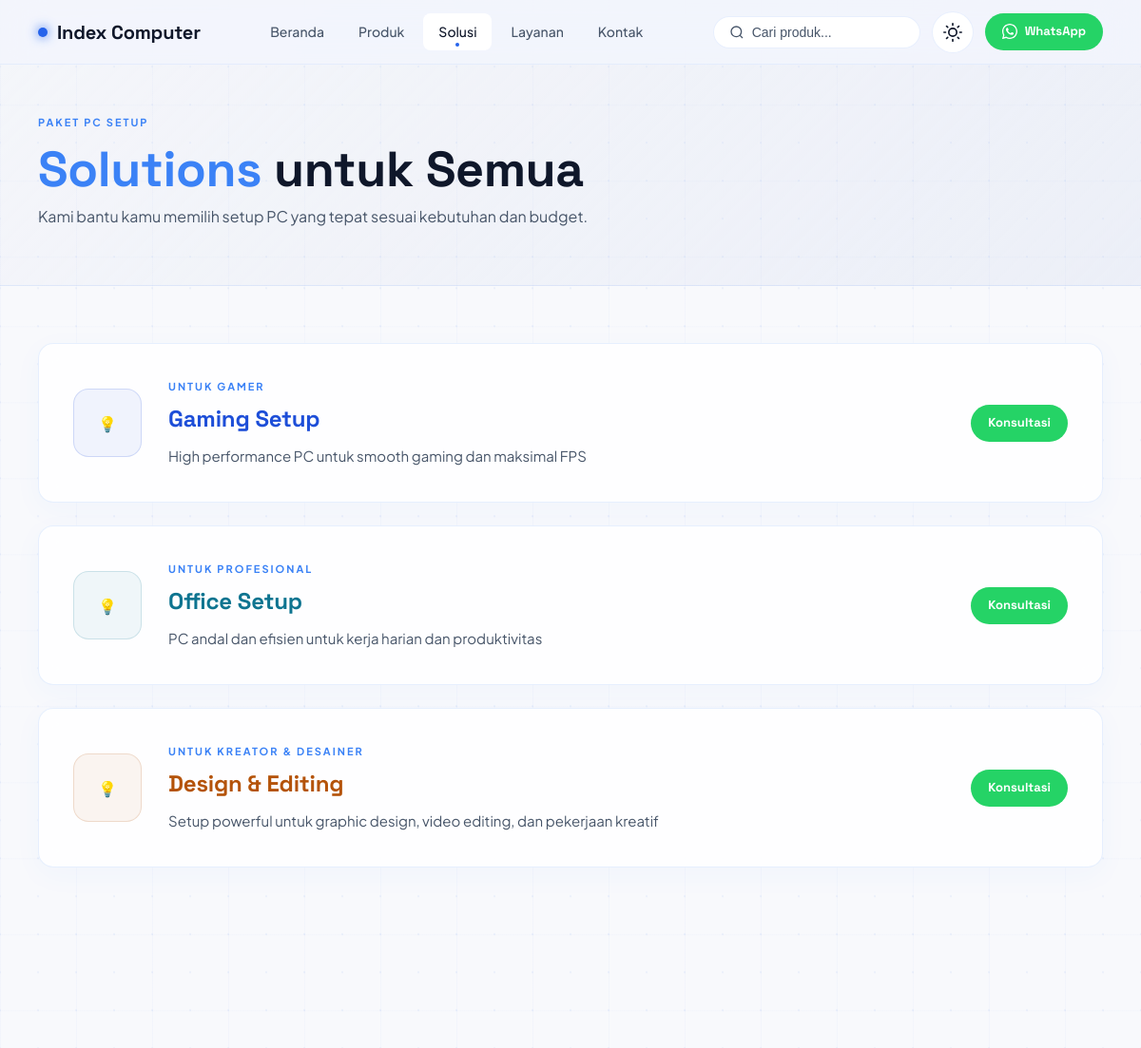
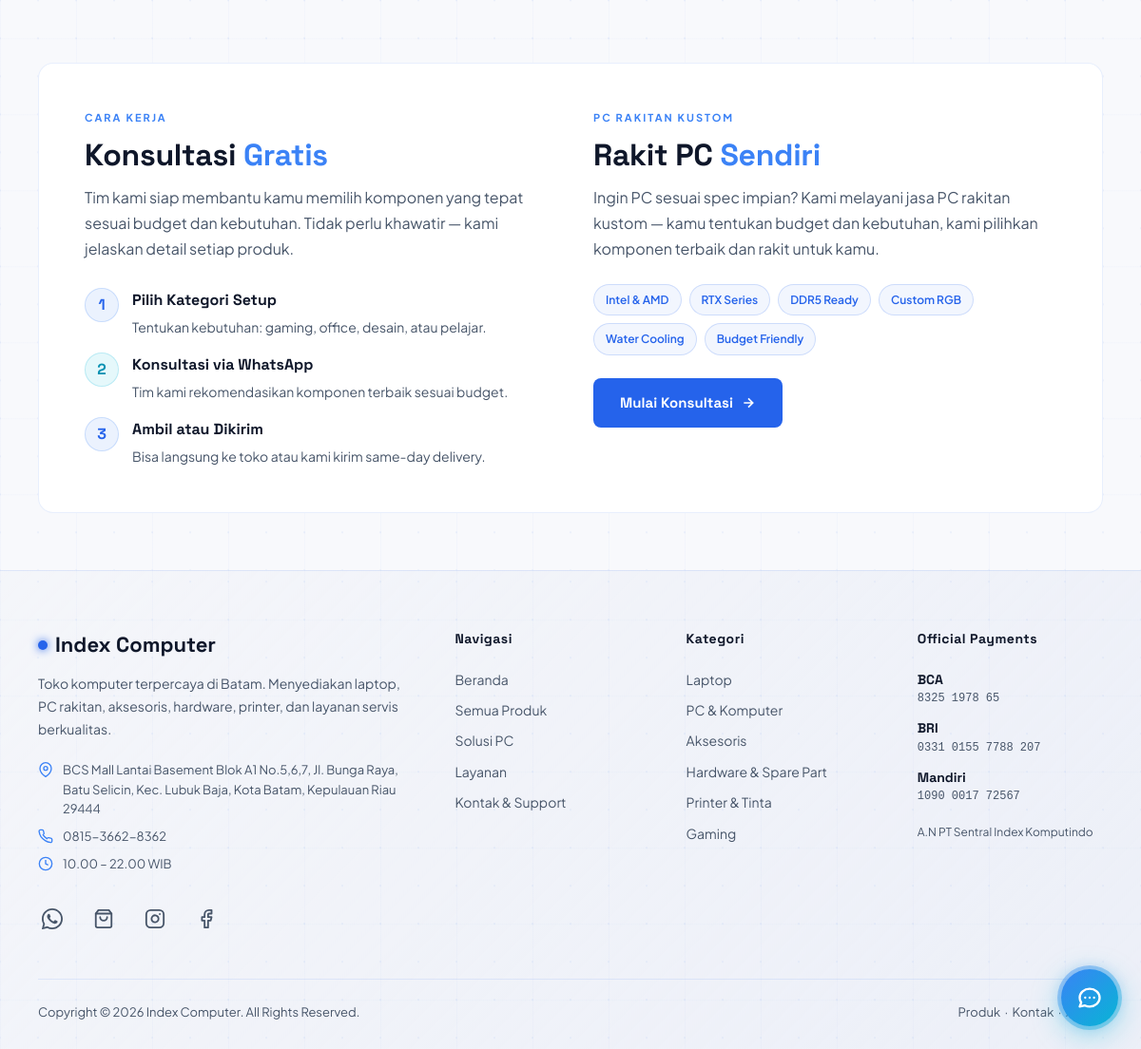
Screenshot of /psw/solutions.php with the database file from the repository (2 pictures, top to bottom).
### tables this page shows
CREATE TABLE `solutions` (
  `id` int(11) NOT NULL,
  `name` varchar(200) NOT NULL,
  `slug` varchar(200) NOT NULL,
  `target` varchar(100) DEFAULT NULL,
  `description` text DEFAULT NULL,
  `image_url` varchar(500) DEFAULT NULL,
  `is_active` tinyint(1) DEFAULT 1,
  `created_at` timestamp NULL DEFAULT current_timestamp()
);

### psw/solutions.php (the view, shortened to what this page needs)
<?php
$db = getDB();
$solutions = $db->query("SELECT * FROM solutions WHERE is_active=1")->fetchAll();
$solutionIcons = [
    'gaming-setup'   => '<svg viewBox="0 0 24 24" fill="none" stroke="currentColor" stroke-width="1.75" stroke-linecap="round" stroke-linejoin="round"><rect x="2" y="6" width="20" height="12" rx="4"/><line x1="6" y1="12" x2="10" y2="12"/><line x1="8" y1="10" x2="8" y2="14"/><circle cx="15" cy="11" r="1" fill="currentColor" stroke="none"/><circle cx="18" cy="13" r="1" fill="currentColor" stroke="none"/></svg>',
    'office-setup'   => '<svg viewBox="0 0 24 24" fill="none" stroke="currentColor" stroke-width="1.75" stroke-linecap="round" stroke-linejoin="round"><rect x="2" y="7" width="20" height="14" rx="2"/><path d="M16 21V5a2 2 0 0 0-2-2h-4a2 2 0 0 0-2 2v16"/></svg>',
    'design-editing' => '<svg viewBox="0 0 24 24" fill="none" stroke="currentColor" stroke-width="1.75" stroke-linecap="round" stroke-linejoin="round"><path d="M12 19l7-7 3 3-7 7-3-3z"/><path d="M18 13l-1.5-7.5L2 2l3.5 14.5L13 18l5-5z"/><path d="M2 2l7.586 7.586"/><circle cx="11" cy="11" r="2"/></svg>',
    'student-setup'  => '<svg viewBox="0 0 24 24" fill="none" stroke="currentColor" stroke-width="1.75" stroke-linecap="round" stroke-linejoin="round"><path d="M2 3h6a4 4 0 0 1 4 4v14a3 3 0 0 0-3-3H2z"/><path d="M22 3h-6a4 4 0 0 0-4 4v14a3 3 0 0 1 3-3h7z"/></svg>'
];
require_once 'php/header.php';
?>
<div class="page-hero">
  <div class="page-hero-content">
    <div class="section-tag">Paket PC Setup</div>
    <h1 class="page-title"><span>Solutions</span> untuk Semua</h1>
    <p class="page-subtitle">Kami bantu kamu memilih setup PC yang tepat sesuai kebutuhan dan budget.</p>
  </div>
</div>
<section style="padding:60px 40px;">
  <div class="container">
    <div class="solutions-page-grid">
      <?php foreach ($solutions as $sol):
        $icon  = $solutionIcons[$sol['slug']] ?? '💡';
      ?>
      <div class="solution-page-card" id="<?= htmlspecialchars($sol['slug']) ?>">
        <div class="solution-img">
          <?= $icon ?>
        </div>
        <div class="solution-info">
          <div class="solution-tag-label">Untuk <?= htmlspecialchars($sol['target']) ?></div>
          <div class="solution-page-name"><?= htmlspecialchars($sol['name']) ?></div>
          <div class="solution-page-desc"><?= htmlspecialchars($sol['description']) ?></div>
        </div>
        <a href="https://wa.me/<?= SITE_WHATSAPP ?>?text=Halo,%20saya%20tertarik%20dengan%20<?= urlencode($sol['name']) ?>.%20Bisa%20bantu%20konsultasi?" target="_blank" class="btn-wa" style="white-space:nowrap;flex-shrink:0;">
          Konsultasi
        </a>
      </div>
      <?php endforeach; ?>
    </div>
    <div class="solutions-info-grid">
      <div>
        <div class="section-tag">Cara Kerja</div>
        <h2 class="section-title solutions-info-title">Konsultasi <span>Gratis</span></h2>
        <p style="color:var(--text-muted);margin-top:12px;line-height:1.7;">Tim kami siap membantu kamu memilih komponen yang tepat sesuai budget dan kebutuhan. Tidak perlu khawatir — kami jelaskan detail setiap produk.</p>
        <div style="margin-top:28px;display:flex;flex-direction:column;gap:16px;">
          <div style="display:flex;gap:14px;align-items:flex-start;">
            <div style="width:36px;height:36px;background:rgba(59,130,246,0.1);border:1px solid rgba(59,130,246,0.2);border-radius:50%;display:flex;align-items:center;justify-content:center;font-family:var(--font-display);font-weight:800;color:var(--accent);flex-shrink:0;">1</div>
            <div><div style="font-family:var(--font-display);font-weight:700;margin-bottom:4px;">Pilih Kategori Setup</div><div style="font-size:14px;color:var(--text-muted);">Tentukan kebutuhan: gaming, office, desain, atau pelajar.</div></div>
          </div>
          <div style="display:flex;gap:14px;align-items:flex-start;">
            <div style="width:36px;height:36px;background:rgba(6,182,212,0.1);border:1px solid rgba(6,182,212,0.2);border-radius:50%;display:flex;align-items:center;justify-content:center;font-family:var(--font-display);font-weight:800;color:var(--accent-2);flex-shrink:0;">2</div>
            <div><div style="font-family:var(--font-display);font-weight:700;margin-bottom:4px;">Konsultasi via WhatsApp</div><div style="font-size:14px;color:var(--text-muted);">Tim kami rekomendasikan komponen terbaik sesuai budget.</div></div>
          </div>
          <div style="display:flex;gap:14px;align-items:flex-start;">
            <div style="width:36px;height:36px;background:rgba(59,130,246,0.1);border:1px solid rgba(59,130,246,0.2);border-radius:50%;display:flex;align-items:center;justify-content:center;font-family:var(--font-display);font-weight:800;color:var(--accent);flex-shrink:0;">3</div>
            <div><div style="font-family:var(--font-display);font-weight:700;margin-bottom:4px;">Ambil atau Dikirim</div><div style="font-size:14px;color:var(--text-muted);">Bisa langsung ke toko atau kami kirim same-day delivery.</div></div>
          </div>
        </div>
      </div>
      <div>
        <div class="section-tag">PC Rakitan Kustom</div>
        <h2 class="section-title solutions-info-title">Rakit PC <span>Sendiri</span></h2>
        <p style="color:var(--text-muted);margin-top:12px;line-height:1.7;">Ingin PC sesuai spec impian? Kami melayani jasa PC rakitan kustom — kamu tentukan budget dan kebutuhan, kami pilihkan komponen terbaik dan rakit untuk kamu.</p>
        <div style="margin-top:24px;display:flex;flex-wrap:wrap;gap:8px;">
          <?php foreach (['Intel & AMD', 'RTX Series', 'DDR5 Ready', 'Custom RGB', 'Water Cooling', 'Budget Friendly'] as $tag): ?>
          <span class="chip"><?= $tag ?></span>
          <?php endforeach; ?>
        </div>
        <a href="https://wa.me/<?= SITE_WHATSAPP ?>?text=Halo,%20saya%20ingin%20konsultasi%20PC%20rakitan%20kustom" target="_blank" class="btn-primary" style="display:inline-flex;margin-top:24px;">
          Mulai Konsultasi
          <svg width="16" height="16" fill="none" stroke="currentColor" stroke-width="2.5" viewBox="0 0 24 24"><path d="M5 12h14M12 5l7 7-7 7"/></svg>
        </a>
      </div>
    </div>
  </div>
</section>
<?php require_once 'php/footer.php'; ?>

### rows the page displays
solutions: slug "💡", target "GAMER", name "Gaming Setup", description "High performance PC untuk smooth gaming dan maksimal FPS"
solutions: slug "💡", target "PROFESIONAL", name "Office Setup", description "PC andal dan efisien untuk kerja harian dan produktivitas"
solutions: slug "💡", target "KREATOR & DESAINER", name "Design & Editing", description "Setup powerful untuk graphic design, video editing, dan pekerjaan kreatif"

### other values shown
$tag "Intel & AMD"
$tag "RTX Series"
$tag "DDR5 Ready"
$tag "Custom RGB"
$tag "Water Cooling"
$tag "Budget Friendly"
SITE_ADDRESS "BCS Mall Lantai Basement Blok A1 No.5,6,7, Jl. Bunga Raya, Batu Selicin, Kec. Lubuk Baja, Kota Batam, Kepulauan Riau 29444"
SITE_PHONE "0815-3662-8362"
SITE_HOURS "10.00 – 22.00 WIB"
